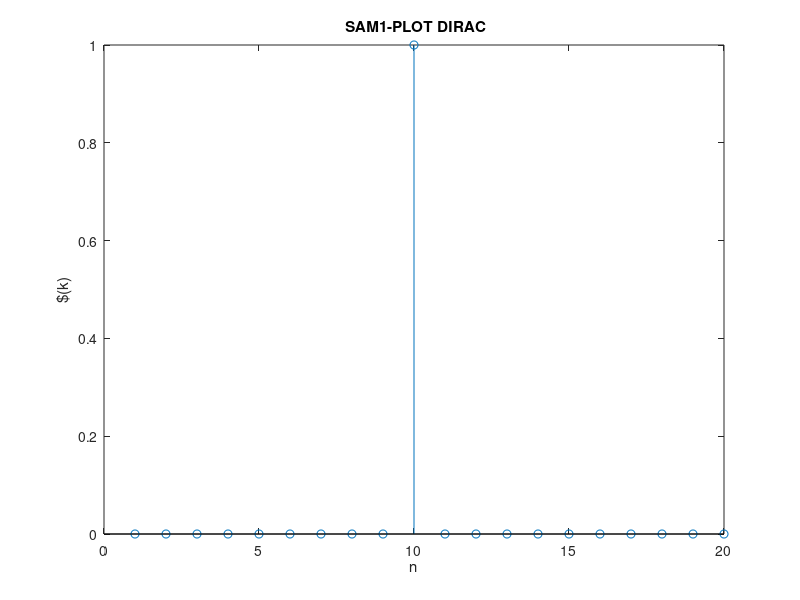
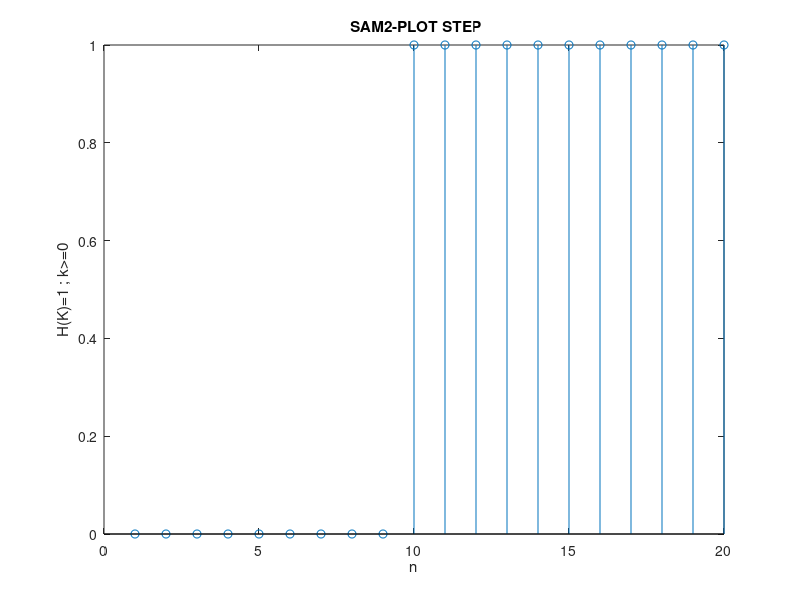
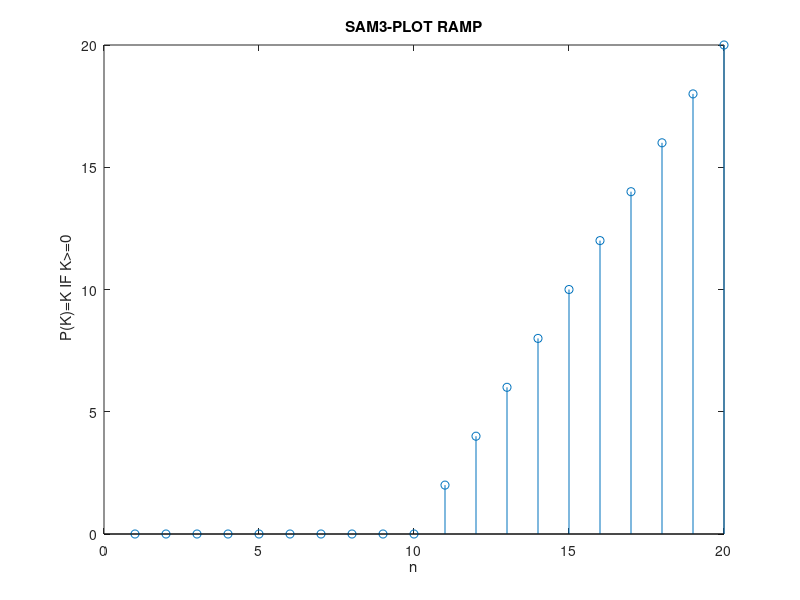
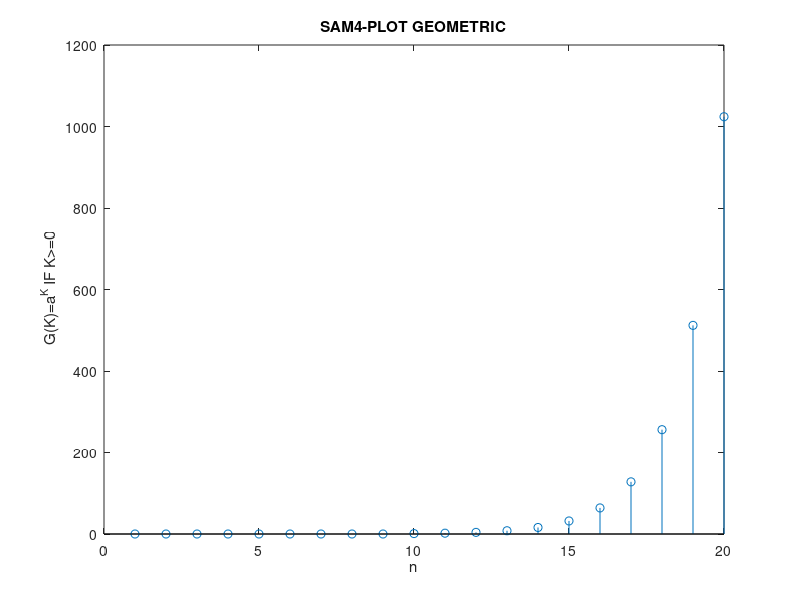

Write the MATLAB code that produced these figures, in order.
function SAM()
sam1= dirac(10,20);
figure(1); stem(sam1);
xlabel('n')
ylabel('$(k)')
title(' SAM1-PLOT DIRAC')

sam2=step(10,20);
figure(2);stem(sam2);
xlabel('n')
ylabel('H(K)=1 ; k>=0')
title(' SAM2-PLOT STEP')

sam3=ramp(2,10,20);
figure(3); stem(sam3);
xlabel('n')
ylabel(' P(K)=K IF K>=0')
title('SAM3-PLOT RAMP')

sam4= geometric(2,10,20);
figure(4);stem(sam4);
xlabel('n')
ylabel(' G(K)=a^K IF K>=0')
title('SAM4-PLOT GEOMETRIC')

sam5= box(3,10,20);
figure(5);stem(sam5);
xlabel('n')
ylabel(' B(K)=1 FOR -a<=k<=a')
title('SAM5-PLOT BOX FUNCTION')


sam6=sinewave(10,1/100);
figure(6);stem(sam6);
xlabel('f=10 , fs=100')
ylabel(' sin(2*pi*f*n*t')
title('SAM6-Sin Function')

sam7=sinewave2(10,1/1000);
figure(7);stem(sam7);
xlabel('f = 10Hz and Ts = 1000 and Periods = 2')
ylabel(' sin(2*pi*f*n*t')
title('SAM7-Sin Function')

sam8=sinewave3(10,1/30);
figure(8);stem(sam8);
xlabel('f = 10, Ts = 30 over 2 periods.')
ylabel(' sin(2*pi*f*n*t')
title('SAM8-Sin Function')

sam9 = rand_a(1000); 
% observation xn 1000
% 4 is the mean of the data and 400 is the standard deviation of data
% I am plotting the normal distribution here
figure(13); histfit(sam9)
title('Fit of the Histogram Distribution for n=1000')

sam10 = rand_a2(10000);
figure(14); histfit(sam10)
title('Fit of the Histogram Distribution for n=10000')

sam11=uniform(1000);
figure(15); histfit(sam11)
title('Fit of the Uniform Distribution for n=1000')

sam12=cogaussian();
figure(16); plot(sam12)
title('Autocorelation of Gausain Noise')

sam13=couniform();
figure(17); plot(sam13)
title('Autocorelation of Uniform Noise')
end

% QUESTION-1
% By default n and N should be equal to 0 and 20, respectively. Plot the signal for n = 10.
function sam1= dirac(n,N)

if(n>N-1)
    
        Disp(' There is Error because n cant be greater then N-1');
        
else
    a=zeros(N,1);
    a(n)=1;
    
    sam1=a;
    
end
end

function sam2= step(n,N)

if(n>N-1)
    
        Disp(' There is Error because n cant be greater then N-1');
        
else
    a=zeros(N,1);
    for i=n:N
        a(i)=1;
    
    end
    sam2=a;
    
end
end

function sam3= ramp(a,n,N)

if(n>N-1)
    
        Disp(' There is Error because n cant be greater then N-1');
        
else
   b = zeros(1,N);  % 
            
            for j = n:N
            b(j) = a*(j-n);
            end
            sam3 = b;
    
end
end

function sam4= geometric(a,n,N)

if(n>N-1)
    
        Disp(' There is Error because n cant be greater then N-1');
        
else
   b = zeros(1,N); 
            
            for j = n:N
            b(j) = a^(j-n);
            end
            sam4 = b;
    
end
end

function sam5= box(a,n,N)

if n >(N-a) || n< (1+a)
            Disp('There is Error because n should be inferior then N-a or greater than 1+a'); 
    else
            
            f = zeros(1,N);  %
            
            for j = n-a:n+a
            f(j) = 1;
            end
            
                
            sam5 = f;
            
end 
end

function sam6 =  sinewave(f,Ts)  
                    
%  The f=10, so time period for single cycle is 0.1 second 
   StopTime = .10;
   t = (0:Ts:StopTime-Ts);                   
   sam6 = sin(2*pi*f*t);

end

function sam7 =  sinewave2(f,Ts)  
                    
%  The f=10, so time period for single cycle is 0.1 second 
%  We want to plot two cycles of the sinewaveform
    StopTime = .20;
   t = (0:Ts:StopTime-Ts);                   
   sam7 = sin(2*pi*f*t);

end

function sam8 =  sinewave3(f,Ts)  
                    
%  The f=10, so time period for single cycle is 0.1 second 
%  We want to plot two cycles of the sinewaveform
    StopTime = .20;
   t = (0:Ts:StopTime-Ts);                   
   sam8 = sin(2*pi*f*t);

end

function sam9 =  rand_a(n) %Function Defination 

sam9 = randn(n,1);
y=sam9;
[h,xh]=hist(y);
figure(9); plot(y);
title('Plot the Random Function')

figure(10); hist(y);
title('Histogram of the Random Function')

mu= mean (y);
s= std (y);

p1 = -.5 * ((xh - mu)/s) .^ 2;
p2 = (s * sqrt(2*pi));
samf = exp(p1) ./ p2;

figure(11); plot(samf);
title('Gaussian Function')

figure(12); hist(samf);
title('Histogram of the Gaussian Function')


end

function sam10 =  rand_a2(n)

sam10 = randn(n,1);

% Increase the number of n to 10000
end

function sam11 =  uniform(n)

sam11 = rand(n,1);

end

function sam12 =  cogaussian()

sam12 = randn(1000,1);
sam12=xcorr(sam12,'biased');

end
function sam13 =  couniform()

sam13 = rand(1000,1);
sam13=xcorr(sam13,'biased');

end